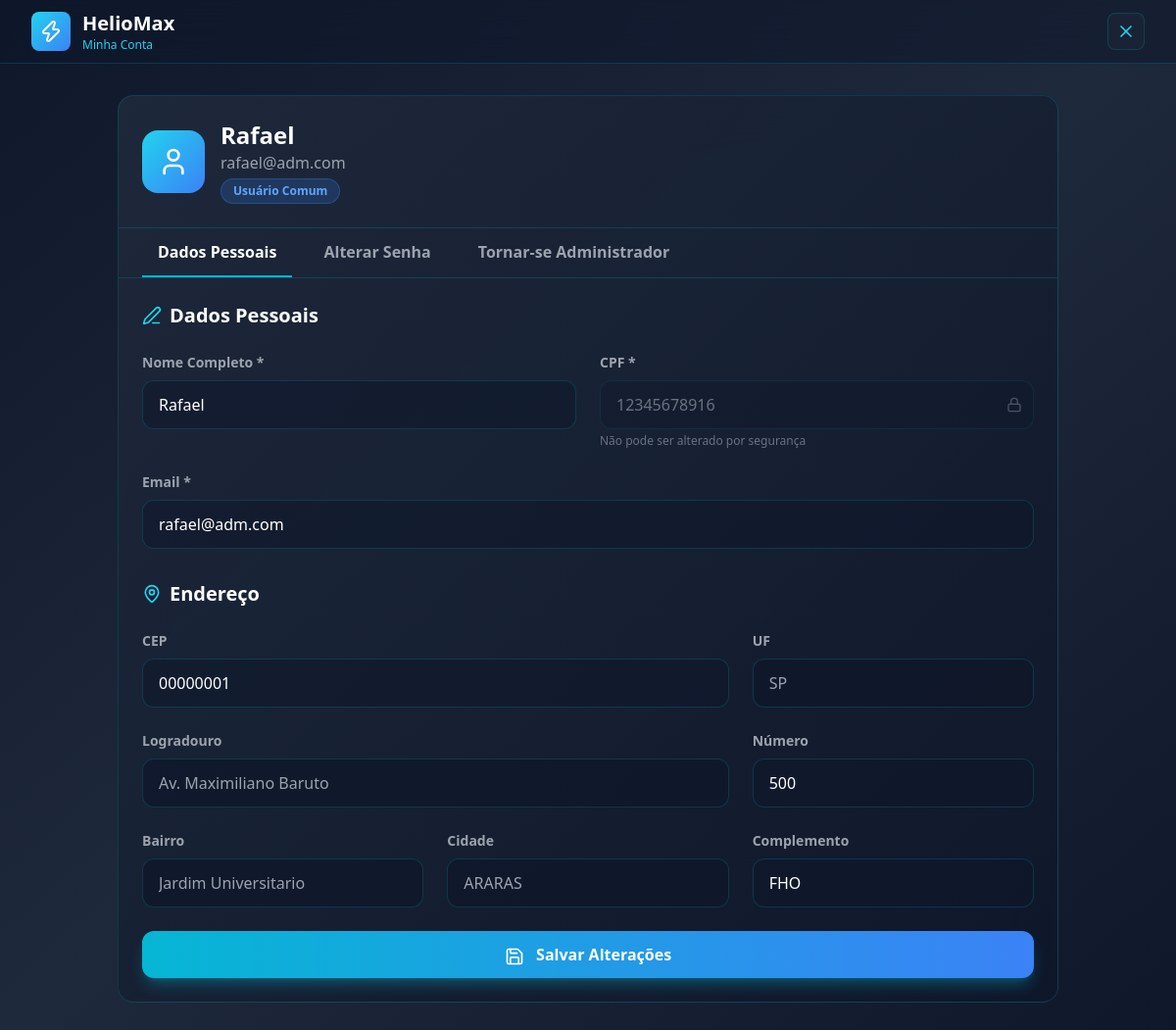
Screenshot of /codigoPWEB/pages/PHP/perfil.php (signed in) with the database file from the repository.
### tables this page shows
CREATE TABLE `usuario` (
  `ID_USER` int(11) NOT NULL,
  `NOME` varchar(100) NOT NULL,
  `CPF` varchar(11) NOT NULL,
  `EMAIL` varchar(150) NOT NULL,
  `SENHA` varchar(255) NOT NULL,
  `TIPO_USUARIO` tinyint(4) NOT NULL,
  `NUMERO_RESIDENCIA` varchar(10) NOT NULL,
  `COMPLEMENTO_ENDERECO` varchar(100) DEFAULT NULL,
  `CEP` varchar(9) DEFAULT NULL,
  `FK_ID_CEP` int(11) NOT NULL
);

CREATE TABLE `estado` (
  `ID_ESTADO` int(11) NOT NULL,
  `UF` char(2) NOT NULL
);

CREATE TABLE `cep` (
  `ID_CEP` int(11) NOT NULL,
  `CEP` varchar(9) DEFAULT NULL,
  `LOGRADOURO` varchar(255) NOT NULL,
  `FK_BAIRRO` int(11) NOT NULL
);

CREATE TABLE `bairro` (
  `ID_BAIRRO` int(11) NOT NULL,
  `NOME` varchar(255) NOT NULL,
  `FK_CIDADE` int(11) NOT NULL
);

CREATE TABLE `cidade` (
  `ID_CIDADE` int(11) NOT NULL,
  `NOME` varchar(50) NOT NULL,
  `FK_ESTADO` int(11) NOT NULL
);

### codigoPWEB/pages/PHP/perfil.php (the view, shortened to what this page needs)
<?php
$host = '127.0.0.1';
$dbname = 'heliomax';
$username = 'root';
$password = '';
try {
     $pdo = new PDO("mysql:host=$host;dbname=$dbname;charset=utf8mb4", $username, $password);
     $pdo->setAttribute(PDO::ATTR_ERRMODE, PDO::ERRMODE_EXCEPTION);
} catch (PDOException $e) {
     die("Erro na conexão: " . $e->getMessage());
}
$user_id = $_SESSION['usuario_id'];
$stmt = $pdo->prepare("SELECT u.*,
                       u.CEP as CEP_USUARIO,
                       u.NUMERO_RESIDENCIA,
                       u.COMPLEMENTO_ENDERECO,
                       c.CEP as CEP_TABELA,
                       c.LOGRADOURO,
                       b.NOME as bairro,
                       ci.NOME as cidade,
                       e.UF
                       FROM usuario u
                       LEFT JOIN cep c ON u.FK_ID_CEP = c.ID_CEP
                       LEFT JOIN bairro b ON c.FK_BAIRRO = b.ID_BAIRRO
                       LEFT JOIN cidade ci ON b.FK_CIDADE = ci.ID_CIDADE
                       LEFT JOIN estado e ON ci.FK_ESTADO = e.ID_ESTADO
                       WHERE u.ID_USER = ?");
$stmt->execute([$user_id]);
$usuario = $stmt->fetch();
?>
<!DOCTYPE html>
<html lang="pt-BR">
<head>
     <script src="https://cdn.tailwindcss.com"></script>
</head>
<body class="min-h-screen bg-gradient-to-br from-slate-900 via-slate-800 to-slate-900">
     <header class="bg-slate-900/50 backdrop-blur-xl border-b border-cyan-500/20 sticky top-0 z-50">
          <div class="max-w-7xl mx-auto px-4 sm:px-6 lg:px-8">
               <div class="flex items-center justify-between h-16">
                    <div class="flex items-center gap-3">
                         <div
                              class="w-10 h-10 bg-gradient-to-br from-cyan-400 to-blue-500 rounded-lg flex items-center justify-center">
                              <i data-lucide="zap" class="w-6 h-6 text-white"></i>
                         </div>
                         <div>
                              <h1 class="text-xl font-bold text-white">HelioMax</h1>
                              <p class="text-xs text-cyan-400">Minha Conta</p>
                         </div>
                    </div>
                    <div class="flex items-center gap-4">
                         <button onclick="window.history.back()"
                              class="p-2 bg-slate-800/50 hover:bg-slate-700/50 rounded-lg border border-cyan-500/20 hover:border-cyan-500/40 transition-all">
                              <i data-lucide="x" class="w-5 h-5 text-cyan-400"></i>
                         </button>
                    </div>
               </div>
          </div>
     </header>
     <main class="max-w-5xl mx-auto px-4 sm:px-6 lg:px-8 py-8">
          <div
               class="bg-gradient-to-br from-slate-800/95 to-slate-900/95 backdrop-blur-xl rounded-2xl border border-cyan-500/20">
               <div class="p-6 border-b border-cyan-500/20 flex items-center gap-4">
                    <div
                         class="w-16 h-16 bg-gradient-to-br from-cyan-400 to-blue-500 rounded-2xl flex items-center justify-center">
                         <i data-lucide="user" class="w-8 h-8 text-white"></i>
                    </div>
                    <div>
                         <h2 class="text-2xl font-bold text-white"><?php echo htmlspecialchars($usuario['NOME']); ?>
                         </h2>
                         <p class="text-gray-400"><?php echo htmlspecialchars($usuario['EMAIL']); ?></p>
                         <span
                              class="inline-block mt-1 px-3 py-1 bg-<?php echo $usuario['TIPO_USUARIO'] == 1 ? 'purple' : 'blue'; ?>-500/20 text-<?php echo $usuario['TIPO_USUARIO'] == 1 ? 'purple' : 'blue'; ?>-400 rounded-full text-xs font-semibold border border-<?php echo $usuario['TIPO_USUARIO'] == 1 ? 'purple' : 'blue'; ?>-500/30">
                              <?php echo $usuario['TIPO_USUARIO'] == 1 ? 'Administrador' : 'Usuário Comum'; ?>
                         </span>
                    </div>
               </div>
               <div class="border-b border-cyan-500/20 px-6">
                    <div class="flex gap-4">
                         <button onclick="mudarTab('dadosPessoais')" id="tabDadosPessoais"
                              class="px-4 py-3 text-white font-semibold border-b-2 border-cyan-500 transition-colors">
                              Dados Pessoais
                         </button>
                         <button onclick="mudarTab('alterarSenha')" id="tabAlterarSenha"
                              class="px-4 py-3 text-gray-400 font-semibold border-b-2 border-transparent hover:text-white transition-colors">
                              Alterar Senha
                         </button>
                         <?php if ($usuario['TIPO_USUARIO'] == 0): ?>
                              <button onclick="mudarTab('tornarAdmin')" id="tabTornarAdmin"
                                   class="px-4 py-3 text-gray-400 font-semibold border-b-2 border-transparent hover:text-white transition-colors">
                                   Tornar-se Administrador
                              </button>
                         <?php endif; ?>
                    </div>
               </div>
               <div id="contentDadosPessoais" class="p-6">
                    <form method="POST" action="">
                         <h3 class="text-xl font-bold text-white mb-6 flex items-center gap-2">
                              <i data-lucide="edit-3" class="w-5 h-5 text-cyan-400"></i>
                              Dados Pessoais
                         </h3>
                         <div class="grid grid-cols-1 md:grid-cols-2 gap-6 mb-6">
                              <div>
                                   <label class="block text-gray-400 text-sm font-semibold mb-2">Nome Completo *</label>
                                   <input type="text" name="nome" required
                                        value="<?php echo htmlspecialchars($usuario['NOME']); ?>"
                                        class="w-full px-4 py-3 bg-slate-900/50 border border-cyan-500/20 rounded-xl text-white placeholder-gray-500 focus:outline-none focus:border-cyan-500/50 transition-colors">
                              </div>
                              <div>
                                   <label class="block text-gray-400 text-sm font-semibold mb-2">CPF *</label>
                                   <div class="relative">
                                        <input type="text" value="<?php echo htmlspecialchars($usuario['CPF']); ?>"
                                             readonly disabled
                                             class="w-full px-4 py-3 bg-slate-900/30 border border-cyan-500/10 rounded-xl text-gray-500 cursor-not-allowed focus:outline-none">
                                        <div class="absolute right-3 top-1/2 transform -translate-y-1/2">
                                             <i data-lucide="lock" class="w-4 h-4 text-gray-600"></i>
                                        </div>
                                   </div>
                                   <p class="text-xs text-gray-500 mt-1">Não pode ser alterado por segurança</p>
                              </div>
                              <div class="md:col-span-2">
                                   <label class="block text-gray-400 text-sm font-semibold mb-2">Email *</label>
                                   <input type="email" name="email" required
                                        value="<?php echo htmlspecialchars($usuario['EMAIL']); ?>"
                                        class="w-full px-4 py-3 bg-slate-900/50 border border-cyan-500/20 rounded-xl text-white placeholder-gray-500 focus:outline-none focus:border-cyan-500/50 transition-colors">
                              </div>
                         </div>
                         <h3 class="text-xl font-bold text-white mb-6 flex items-center gap-2 mt-8">
                              <i data-lucide="map-pin" class="w-5 h-5 text-cyan-400"></i>
                              Endereço
                         </h3>
                         <div class="grid grid-cols-1 md:grid-cols-3 gap-6 mb-6">
                              <div class="md:col-span-2">
                                   <label class="block text-gray-400 text-sm font-semibold mb-2">CEP</label>
                                   <input type="text" name="cep_perfil" id="cep_perfil" placeholder="Ex: 13610-100"
                                        maxlength="9"
                                        value="<?php echo htmlspecialchars($usuario['CEP_USUARIO'] ?? $usuario['CEP_TABELA'] ?? ''); ?>"
                                        class="w-full px-4 py-3 bg-slate-900/50 border border-cyan-500/20 rounded-xl text-white placeholder-gray-500 focus:outline-none focus:border-cyan-500/50 transition-colors">
                              </div>
                              <div>
                                   <label class="block text-gray-400 text-sm font-semibold mb-2">UF</label>
                                   <input type="text" name="uf_perfil" id="uf_perfil"
                                        value="<?php echo htmlspecialchars($usuario['UF'] ?? ''); ?>"
                                        placeholder="Ex: SP" maxlength="2" readonly
                                        class="w-full px-4 py-3 bg-slate-900/70 border border-cyan-500/20 rounded-xl text-gray-400 placeholder-gray-500 focus:outline-none cursor-not-allowed uppercase">
                              </div>
                              <div class="md:col-span-2">
                                   <label class="block text-gray-400 text-sm font-semibold mb-2">Logradouro</label>
                                   <input type="text" name="logradouro_perfil" id="logradouro_perfil"
                                        value="<?php echo htmlspecialchars($usuario['LOGRADOURO'] ?? ''); ?>"
                                        placeholder="Ex: Av. Paulista" readonly
                                        class="w-full px-4 py-3 bg-slate-900/70 border border-cyan-500/20 rounded-xl text-gray-400 placeholder-gray-500 focus:outline-none cursor-not-allowed">
                              </div>
                              <div>
                                   <label class="block text-gray-400 text-sm font-semibold mb-2">Número</label>
                                   <input type="text" name="numero_residencia" id="numero_residencia_perfil"
                                        value="<?php echo htmlspecialchars($usuario['NUMERO_RESIDENCIA'] ?? ''); ?>"
                                        oninput="this.value = this.value.replace(/\D/g, '')" inputmode="numeric"
                                        placeholder="Ex: 123"
                                        class="w-full px-4 py-3 bg-slate-900/50 border border-cyan-500/20 rounded-xl text-white placeholder-gray-500 focus:outline-none focus:border-cyan-500/50 transition-colors">
                              </div>
                              <div>
                                   <label class="block text-gray-400 text-sm font-semibold mb-2">Bairro</label>
                                   <input type="text" name="bairro_perfil" id="bairro_perfil"
                                        value="<?php echo htmlspecialchars($usuario['bairro'] ?? ''); ?>"
                                        placeholder="Ex: Bela Vista" readonly
                                        class="w-full px-4 py-3 bg-slate-900/70 border border-cyan-500/20 rounded-xl text-gray-400 placeholder-gray-500 focus:outline-none cursor-not-allowed">
                              </div>
                              <div>
                                   <label class="block text-gray-400 text-sm font-semibold mb-2">Cidade</label>
                                   <input type="text" name="cidade_perfil" id="cidade_perfil"
                                        value="<?php echo htmlspecialchars($usuario['cidade'] ?? ''); ?>"
                                        placeholder="Ex: São Paulo" readonly
                                        class="w-full px-4 py-3 bg-slate-900/70 border border-cyan-500/20 rounded-xl text-gray-400 placeholder-gray-500 focus:outline-none cursor-not-allowed">
                              </div>
                              <div>
                                   <label class="block text-gray-400 text-sm font-semibold mb-2">Complemento</label>
                                   <input type="text" name="complemento" id="complemento_perfil"
                                        value="<?php echo htmlspecialchars($usuario['COMPLEMENTO_ENDERECO'] ?? ''); ?>"
                                        placeholder="Ex: Apto 10"
                                        class="w-full px-4 py-3 bg-slate-900/50 border border-cyan-500/20 rounded-xl text-white placeholder-gray-500 focus:outline-none focus:border-cyan-500/50 transition-colors">
                              </div>
                         </div>
                         <button type="submit"
                              class="w-full bg-gradient-to-r from-cyan-500 to-blue-500 hover:from-cyan-600 hover:to-blue-600 text-white font-bold py-3 px-6 rounded-xl transition-all duration-300 hover:scale-105 shadow-lg shadow-cyan-500/30">
                              <i data-lucide="save" class="w-5 h-5 inline-block mr-2"></i>
                              Salvar Alterações
                         </button>
                    </form>
               </div>
          </div>
     </main>
</body>
</html>

### rows the page displays
usuario: NOME "Rafael", EMAIL "rafael@adm.com", nome "Rafael", CPF "12345678916", email "rafael@adm.com", cep_perfil "00000001", uf_perfil "SP", logradouro_perfil "Av. Maximiliano Baruto", numero_residencia "500", bairro_perfil "Jardim Universitario", cidade_perfil "ARARAS", complemento "FHO"
